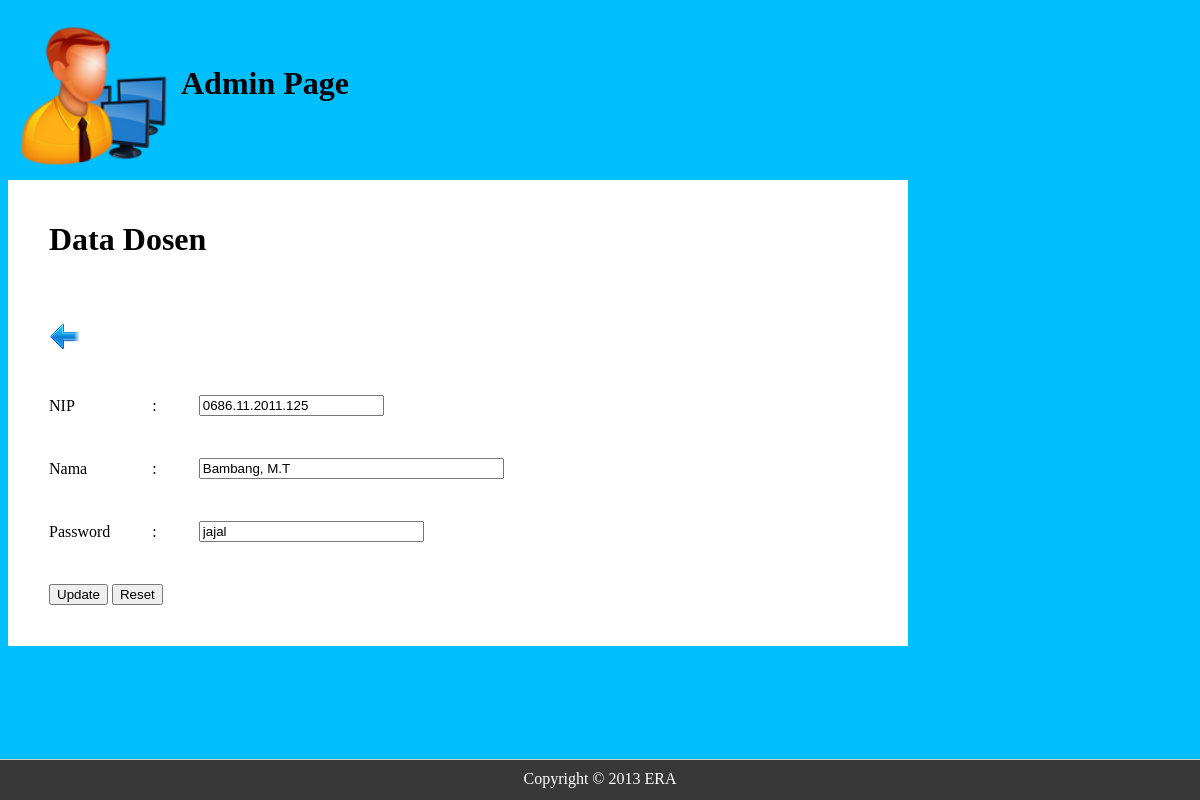
The app's page /formupdatedosen.php?id=2 with its own data.
### tables this page shows
CREATE TABLE IF NOT EXISTS `dosen` (
  `id` int(11) NOT NULL AUTO_INCREMENT,
  `nip` varchar(20) NOT NULL,
  `nama` varchar(50) NOT NULL,
  `password` varchar(50) NOT NULL,
  PRIMARY KEY (`id`)
);

### formupdatedosen.php (the view, shortened to what this page needs)
<html>
<head>
	<link rel="stylesheet" type="text/css" href="CSS/layout.css"/>
	<link rel="stylesheet" type="text/css" href="CSS/font.css"/>
	<link rel="stylesheet" type="text/css" href="CSS/element.css"/>
</head>
<body>
	<div id="container">
	<div id="header">
		<table border="0" cellspacing="10">
			<tr>
				<td><img src="Images/admin.png" width="150" height="150" /></td>
				<td><h1>Admin Page</h1></td>
			</tr>
		</table>
	</div>
	<div id="cpanel">
		<form action="updatedosen.php?id=<?php echo $_GET['id']; ?> " method="POST" name="formdosen" >
		<table border="0" cellspacing="40">
			<tr>
				<td colspan="3"><h1>Data Dosen</h1></td>
			</tr>
			<tr>
				<td>
					<a href="tampildosen.php" title="Kembali"><img src="Images/back.png" /></a>
				</td>
			</tr>
			<?php
				$id = $_GET['id'];
				$tampil = "SELECT * FROM dosen WHERE id='$id';";
				$querytampil = mysql_query($tampil);
				while($hasil = mysql_fetch_array($querytampil)) {
					$nip = $hasil['nip'];
					$nama = $hasil['nama'];
					$pass = $hasil['password'];
			?>
					<tr>
						<td>NIP</td>
						<td>:</td>
						<td><input type="text" name="nip" value="<?php echo $nip; ?>" /></td>
					</tr>
					<tr>
						<td>Nama</td>
						<td>:</td>
						<td><input type="text" name="nama" size="35" value="<?php echo $nama; ?>" /></td>
					</tr>
					<tr>
						<td>Password</td>
						<td>:</td>
						<td><input type="text" name="pass" size="25" value="<?php echo $pass; ?>" /></td>
					</tr>
					<tr>
						<td colspan="3">
						<input type="submit" name="update" value="Update" />
						<input type="reset" name="reset" value="Reset" />
						</td>
					</tr>
			<?php
				}
			?>
		</table>
		</form>
	</div>
	</div>
	<div id="footer">Copyright &copy; 2013 ERA</div>
</body>
</html>

### CSS/layout.css (style rules this page uses)
#container { margin: auto; width: 1200px; }
#footer { background-color: #383838; border-top: 1px solid #ccc; bottom: 0; color: #ffffff; height: 20px; padding: 10px; position: fixed; top: auto; left: 0; right: 0; z-index: 101; text-align:center; }
body { background-color: #00BFFF; }
#cpanel { background: white; margin-top: 0px; width: 900px; }

### CSS/element.css (style rules this page uses)
a:link { text-decoration: none; color: black; }

### records on screen
dosen: nip "0686.11.2011.125", nama "Bambang, M.T", pass "jajal"
